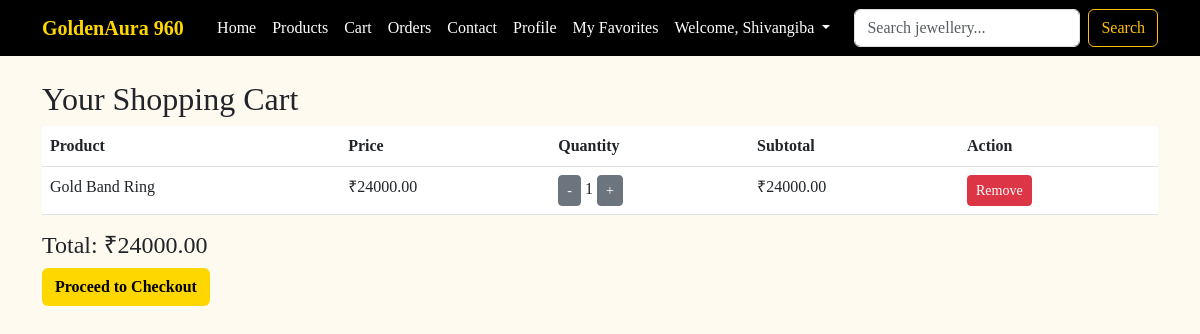
The app's page /cart/ (signed in), older data.
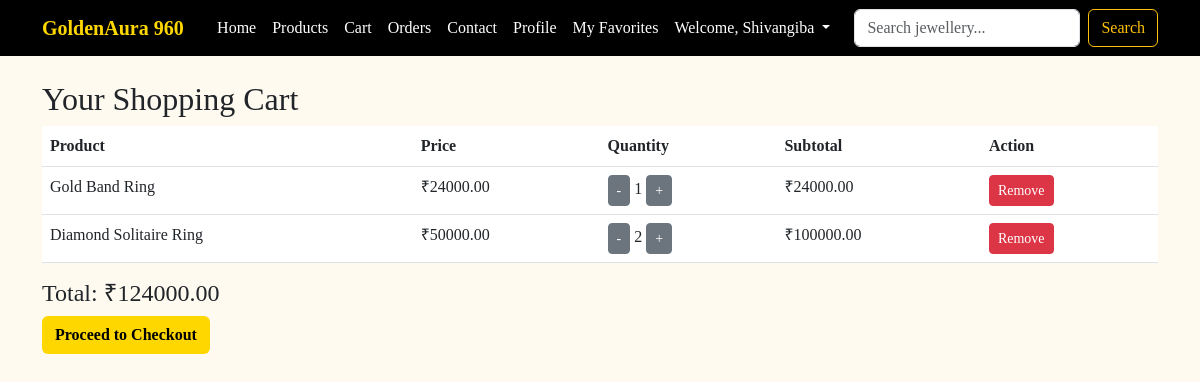
The same page, newer data.
### store/models.py (models this page shows, shortened)
class Cart(models.Model):
    user = models.ForeignKey(User, on_delete=models.CASCADE)
    product = models.ForeignKey(Product, on_delete=models.CASCADE)
    quantity = models.PositiveIntegerField(default=1)

class Product(models.Model):
    category = models.ForeignKey(Category, on_delete=models.CASCADE, related_name="products")
    name = models.CharField(max_length=200)
    price = models.DecimalField(max_digits=10, decimal_places=2)
    description = models.TextField()
    image = models.ImageField(upload_to="products/")

### store/views.py (the view)
# urls.py: path("cart/", views.cart, name="cart"),
def cart(request):
    cart_items = Cart.objects.filter(user=request.user)
    for item in cart_items:
        item.subtotal = item.product.price * item.quantity
    total = sum(item.subtotal for item in cart_items)
    return render(request, "store/cart.html", {
        "cart_items": cart_items,
        "total": total
    })

### store/templates/store/cart.html (shortened to what this page needs)
{% extends "store/base.html" %}
{% block content %}
<h2>Your Shopping Cart</h2>
<table class="table">
  <thead>
    <tr>
      <th>Product</th>
      <th>Price</th>
      <th>Quantity</th>
      <th>Subtotal</th>
      <th>Action</th>
    </tr>
  </thead>
  <tbody>
    {% for item in cart_items %}
    <tr>
      <td>{{ item.product.name }}</td>
      <td>₹{{ item.product.price }}</td>
      <td>
        <a href="{% url 'update_cart' item.id 'decrease' %}" class="btn btn-sm btn-secondary">-</a>
        {{ item.quantity }}
        <a href="{% url 'update_cart' item.id 'increase' %}" class="btn btn-sm btn-secondary">+</a>
      </td>
      <td>₹{{ item.subtotal }}</td>
      <td>
        <a href="{% url 'remove_from_cart' item.id %}" class="btn btn-danger btn-sm">Remove</a>
      </td>
    </tr>
    {% endfor %}
  </tbody>
</table>
<h4>Total: ₹{{ total }}</h4>
<a href="{% url 'checkout' %}" class="btn btn-gold">Proceed to Checkout</a>
{% endblock %}

Row changes from the older to the newer data that the page shows:
added Cart: product.name "Diamond Solitaire Ring", product.price "50000.00", quantity "2", subtotal "100000.00"
Text that changed along with them:
{{ total }}: "24000.00" → "124000.00"
